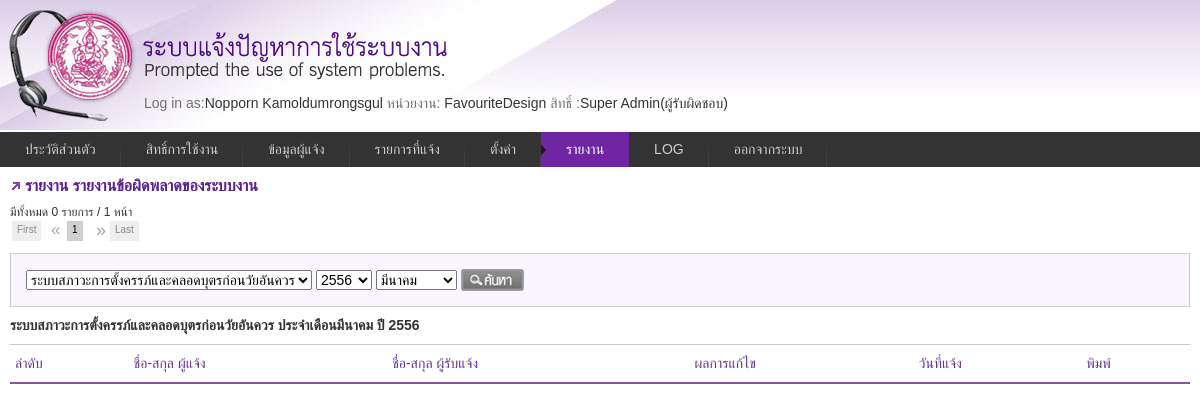
The page /report.php?act=list3 (signed in) on the database its author committed.
### tables this page shows
CREATE TABLE `informent` (
  `ID` int(11) NOT NULL auto_increment,
  `Code` varchar(10) default NULL,
  `Name` varchar(50) default NULL,
  `lastname` varchar(50) default NULL,
  `usertypeid` int(11) default NULL,
  `UserGroupID` int(11) default NULL,
  `DepartmentID` int(11) default NULL,
  `DivisionID` int(11) default NULL,
  `GroupID` int(11) default NULL,
  `HumanType` int(11) default NULL,
  `IdCard` varchar(17) default NULL,
  `Tel` varchar(11) default NULL,
  `Email` varchar(255) default NULL,
  `Password` varchar(50) default NULL,
  `DateRegister` datetime default NULL,
  PRIMARY KEY  (`ID`)
);

CREATE TABLE `usergroup` (
  `ID` int(10) NOT NULL auto_increment,
  `Code` varchar(10) default NULL,
  `UserGroupName` varchar(50) default NULL,
  `UserDate` date default NULL,
  `CanAccessAll` char(10) default NULL,
  `level` char(1) default NULL,
  PRIMARY KEY  (`ID`)
);

CREATE TABLE `system` (
  `ID` int(10) NOT NULL auto_increment,
  `Code` varchar(10) default NULL,
  `SystemName` varchar(200) default NULL,
  `name_eng` varchar(255) default NULL,
  PRIMARY KEY  (`ID`)
);

### include/function.php (called while the page is built, shortened)
<?php
function GetData($tablename, $id)
{
    if($id!='' && $tablename !='')
    {
      $result = mysql_query("SELECT * FROM ".$tablename." WHERE ID=".$id) or die("Error".mysql_error());
      $row = mysql_fetch_array($result);
    }
    return @$row;
}
function GetUserType($id){
	 $type=array("","ผู้รับผิดชอบ","ผู้ประสานงาน ","เจ้าของระบบ","ผู้ใช้งาน");
	 return $type[$id];
}
  function GetMonthName($type,$no)
{
  if($type=='full')
  {
    $monthName = array('','มกราคม','กุมภาพันธ์','มีนาคม','เมษายน','พฤษภาคม','มิถุนายน','กรกฏาคม','สิงหาคม','กันยายน','ตุลาคม','พฤศจิกายน','ธันวาคม');
  }
  else
  {
    $monthName = array('','ม.ค.','ก.พ.','มี.ค.','เม.ย.','พ.ค.','มิ.ย.','ก.ค.','ส.ค.','ก.ย.','ต.ค.','พ.ย.','ธ.ค.');
  }
  return $monthName[$no];
}
function  Systemname($id)
{
	 $result=mysql_query("SELECT systemname FROM system WHERE id=".$id);
	 $item=mysql_fetch_assoc($result);
	 return $item['systemname'];
}
?>

### include/class_userlogin.php (called while the page is built, shortened)
<?php
class UserLogin{
 function GetPermission($pm_code)
 {
	$sql="select * from usergroup_permission where usergroupid=".$_SESSION["usergroupid"]." and code=".$pm_code;
	$result=mysql_query($sql)or die('Invalid query: ' . mysql_error());
	if($result){
		$item=mysql_fetch_assoc($result);
	}else{ $item="";}
	return $item;
 }
}
?>

### report/list3.php (the view, shortened to what this page needs)
<h3>รายงาน รายงานข้อผิดพลาดของระบบงาน</h3>
<?php
			if($_GET['s_month']==""){
					$s_month=$_GET['s_month'];
				}else{
					$s_month=$_GET['s_month'];
			}
			if($_GET['s_year']==""){
					$s_year=$_GET['s_year'];
				}else{
					$s_year=$_GET['s_year'];
			}
			if($_GET['s_system']==""){
					$sysid=$_GET['s_system'];
				}else {
					$sysid=$_GET['s_system'];
			}
		    switch($_SESSION['usertype']){
			case "1":
					$type="";
					break;
			}
			$sql="SELECT * from request_lists where systemid='".$sysid."' AND month(new_date)=".$s_month." and year(new_date)='".$s_year."'";
			$sql =$sql.$type;
			$per_page=10;
			$num_pages=1;
                        $result = mysql_query($sql);
                        $num_rows = mysql_num_rows( $result );
                  if ( $num_rows <= $per_page )
                        $num_pages = 1;
                  else if ( ( $num_rows % $per_page ) == 0 )
                        $num_pages = ( $num_rows / $per_page );
                  else
                        $num_pages = ( $num_rows / $per_page ) + 1;
                $num_pages = ( int ) $num_pages;
	?>
<span style="font-size:12px;">มีทั้งหมด <?=$num_rows;?> รายการ  / <?=$num_pages;?> หน้า </span><div id="pagenavi" ></div>
    <div id="search">
	<span>
    <form method="get" id="frmsearch"  action="report.php?act=list3">
      <select name="s_system">
        <?php
            $sql="select b.systemname as system,b.id as id from user_systems  a";
			$sql.=" left join system b on a.systemid=b.id";
			$sql.=" where userid='".$_SESSION['id']."'";
			$result=mysql_query($sql);
            while($item=mysql_fetch_assoc($result)):
        ?>
        <option value="<?php echo $item['id']; ?>" <?php echo ($item['id']==@$_GET['s_system'])?"selected":"";?>><?php echo $item['system']; ?></option>
        <? endwhile; ?>
      </select>
      <select name="s_year">
        <?php
            $result=mysql_query("select year(new_date) as yy  from request_lists  group by year(new_date) order by new_date desc");
            while($item=mysql_fetch_assoc($result)):
        ?>
         <option value="<?php echo $item['yy']; ?>" <?php echo ($item['yy']==@$_GET['s_year'])?"selected":"";?>><?php echo $item['yy']+543; ?></option>
         <?php endwhile; ?>
      </select>
      <select name="s_month">
        <?php for($i=1;$i<=12;$i++): ?>
        <option value="<?php echo $i?>" <?php echo ($i==@$_GET['s_month'])?"selected":"";?>><?php echo GetMonthName('full',$i) ?></option>
        <?php endfor; ?>
      </select>
      <input  name="submit" type="submit" value="search" class="btn_search" />
      </form>
  </span>
</div>
<?php $s_sysname= Systemname(@$sysid); ?>
<div id="titleReport"><?php echo $s_sysname." ประจำเดือน".GetMonthName('full',@$s_month)." ปี ".@$s_year_th=$s_year+543; ?></div>
<table class="tblist">
<tr>
  <th>ลำดับ</th>
  <th>ชื่อ-สกุล ผู้แจ้ง</th>
  <th>ชื่อ-สกุล ผู้รับแจ้ง</th>
  <th>ผลการแก้ไข</th>
  <th>วันที่แจ้ง</th>
  <th>พิมพ์</th>
  </tr>
</table>

### _menu.php (shortened to what this page needs)
<?
$currentUser = GetData("informent",$_SESSION['id']);
$group = GetData("usergroup",$_SESSION["usergroupid"]);
$agen=GetAgencie($_SESSION["id"]);
?>
<?
	$tmp = explode("/",$_SERVER['SCRIPT_NAME']);
		 $page_name = trim($tmp[count($tmp)-1]);
		$active_1_list = array('profile.php');
		$active_2_list = array('usergroup.php');
		$active_3_list = array('user.php');
		$active_4_list = array('request_list.php');
		$active_5_list = array('setting.php');
		$active_6_list = array('report.php');
		$active_7_list = array('logfile.php');
		if (in_array($page_name, $active_1_list))$m1_class = "current";	else	$m1_class = "";
		if (in_array($page_name, $active_2_list))$m2_class = "current";	else 	$m2_class = "";
		if (in_array($page_name, $active_3_list))$m3_class = "current";	else	$m3_class = "";
		if (in_array($page_name, $active_4_list))$m4_class = "current";	else	$m4_class = "";
		if (in_array($page_name, $active_5_list))$m5_class = "current";	else	$m5_class = "";
		if (in_array($page_name, $active_6_list))$m6_class = "current";	else	$m6_class = "";
		if (in_array($page_name, $active_7_list))$m7_class = "current";	else	$m7_class = "";
?>
<div id="head">
<div style="padding:95px 0 0 144px;">
<span class="gray">Log in as:</span><?php echo $currentUser['Name']." ".$currentUser['lastname'];?>
<span class="gray"> หน่วยงาน:</span>
<?php  if($_SESSION["usergroupid"]=="2"){
			$agen="FavouriteDesign";
		}
			echo $agen;
?>
<?php
$pm =new UserLogin();
    $item_1=$pm->GetPermission(1);
	$item_2=$pm->GetPermission(2);
	$item_3=$pm->GetPermission(3);
	$item_4=$pm->GetPermission(4);
	$item_5=$pm->GetPermission(5);
	$item_6=$pm->GetPermission(6);
	$item_7=$pm->GetPermission(7);
    $item_8=$pm->GetPermission(8);
	$item_10=$pm->GetPermission(10);
    $item_9=$pm->GetPermission(9);
	$item_11=$pm->GetPermission(11);
?>
<span class="gray"> สิทธิ์ :</span><?php echo $group['UserGroupName']; ?>(<?php echo GetUserType($_SESSION["usertype"]); ?>)</div>
</div>
<div class="menu">
		<ul>
			<li><a href="profile.php"  class="<?=$m1_class;?>">ประวัติส่วนตัว</a></li>
			<?php if($item_9['CanView']=="1"){ ?>
            <li><a href="usergroup.php"  class="<?=$m2_class;?>">สิทธิ์การใช้งาน</a></li>
			<?php } ?>
			<?php if($item_8['CanView']=="1"){ ?>
            <li><a href="user.php"  class="<?=$m3_class;?>">ข้อมูลผู้แจ้ง</a></li>
			<?php } ?>
			<li><a href="request_list.php" id="current"  class="<?=$m4_class;?>">รายการที่แจ้ง</a></li>
			 <?php
			 if($item_1['CanView']=="1" || $item_2['CanView']=="1" || $item_3['CanView']=="1" || $item_4['CanView']=="1" || $item_5['CanView']=="1" || $item_6['CanView']=="1" || $item_7['CanView']=="1"){ ?>
            <li><a href="#" class="<?=$m5_class;?>">ตั้งค่า</a>
          </li>
          <?php } ?>
		  	<?php if($item_10['CanView']=="1"){ ?>
            <li><a href="#" class="<?=$m6_class;?>">รายงาน</a>
            </li>
			<?php } ?>
			<?php
				if($item_11['CanView']=="1"){
				 ?>
            <li><a href="logfile.php" class="<?=$m7_class;?>">LOG</a></li>
			<?php } ?>
            <li><a href="#" onclick="ConfirmLogout();">ออกจากระบบ</a></li>
		</ul>
	</div>

### css/paginate.css (style rules this page uses)
.jPaginate { height:34px; position:relative; color:#a5a5a5; font-size:small; width:80%; margin:0px; text-align:center; font-size:10px; clear:both; }

### css/style.css (style rules this page uses)
html,body { font-family:Tahoma, Geneva, sans-serif; font-size:14px; color:#333; background:url(../images/bg_head.jpg) repeat-x; }
h3 { color:#5a228b; padding:0 0 0 15px; font-size:16px; font-weight:700; background:url(../images/bull.gif) no-repeat center left; margin-bottom:10px; }
#head { background:url(../images/head.jpg) no-repeat; height:132px; }
#search { padding:15px; border:1px solid #CCC; margin-bottom:10px; background:#FAF4FF }
#titleReport { padding-bottom:10px; font-weight:700; }
.tblist { font-family: "Lucida Sans Unicode", "Lucida Grande", Sans-Serif; font-size: 13px; background: #fff; margin:0; width: 100%; border-collapse: collapse; text-align: left; }
.tblist th { font-size: 14px; font-weight: normal; color:#65358f; padding: 10px 5px; border-top: 1px solid #ccc; border-bottom: 2px solid #8356aa; border-left: 0px solid #ccc; border-right: 0px solid #ccc; }

### css/other.css (style rules this page uses)
.gray { color:#707070 }
.btn_search { width:63px; height:22px; border: none; background: transparent url(../images/btn_search.png) no-repeat center; overflow: hidden; text-indent: -999px; line-height: 0px; display:inline; color: #a63606; cursor: pointer; cursor: hand; }

### css/menu_style.css (style rules this page uses)
.menu { border:none; border:0px; margin:0px; padding:0px; font: 67.5% "Lucida Sans Unicode", "Bitstream Vera Sans", "Trebuchet Unicode MS", "Lucida Grande", Verdana, Helvetica, sans-serif; font-size:14px; font-weight:bold; }
.menu ul { background:#333; height:35px; list-style:none; margin:0; padding:0; }
.menu li { float:left; padding:0px; }
.menu li a { background:#333 url("../images/seperator.gif") bottom right no-repeat; color:#cccccc; display:block; font-weight:normal; line-height:35px; margin:0px; padding:0px 25px; text-align:center; text-decoration:none; }
.menu .current { background:#7025a2 url('../images/hover_sub.gif') center left no-repeat; border:0px; color:#FFF; text-decoration:none; }

### rows shown on the page
informent: Name "Nopporn", lastname "Kamoldumrongsgul"
usergroup: UserGroupName "Super Admin"
system: SystemName "ระบบสภาวะการตั้งครรภ์และคลอดบุตรก่อนวัยอันควร"

### other values the page prints
$agen "FavouriteDesign"
GetUserType($_SESSION["usertype"]) "ผู้รับผิดชอบ"
$num_rows "0"
$num_pages "1"
GetMonthName('full',@$s_month) "มีนาคม"
form field s_system "ระบบสภาวะการตั้งครรภ์และคลอดบุตรก่อนวัยอันควร"
form field s_year "2556"
form field s_month "มีนาคม"
